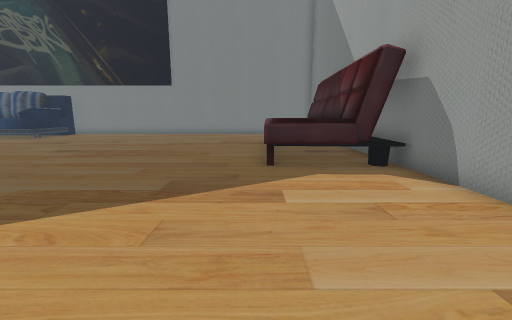
[1] (above)

21 first-person views from a walk through a scene from a Unity 3-D project. The camera is 1.4 m above the floor, tilts 10° down and sees 90° across. The floor is counted in squares, 1 m on a side. Each view is taken from the middle of a square. On the plan, view 1 faces up. The plan holds only what a view shows up to about 13 squares ahead; the rest is blank. Some surface patterns are stand-ins.

[2]
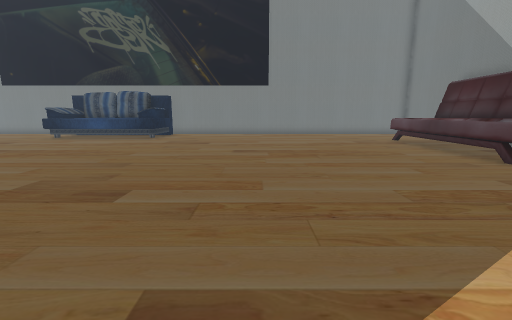

[3]
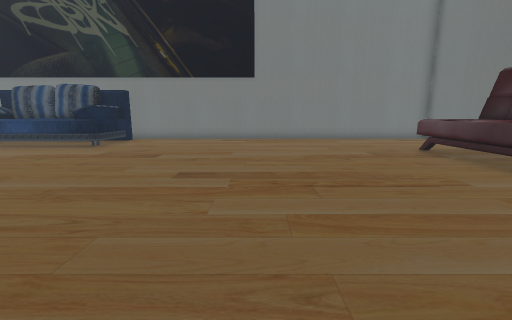

[4]
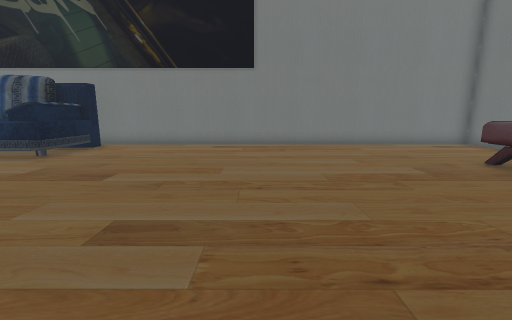

[5]
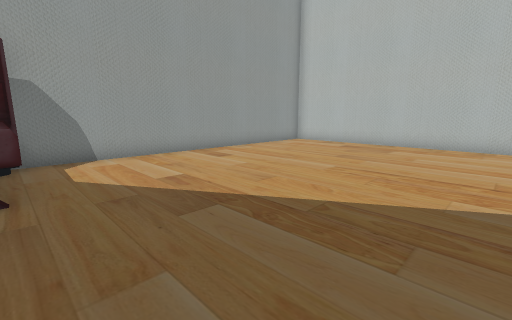

[6]
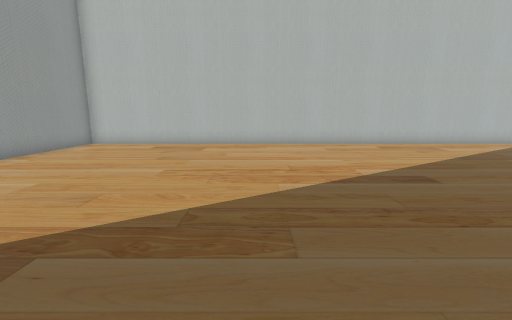

[7]
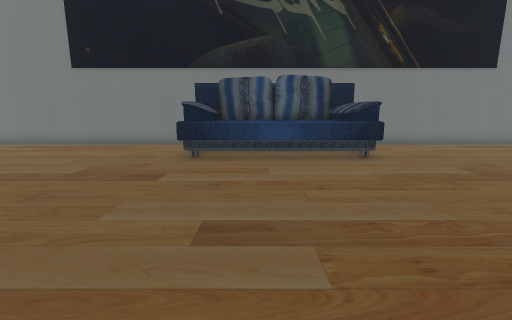

[8]
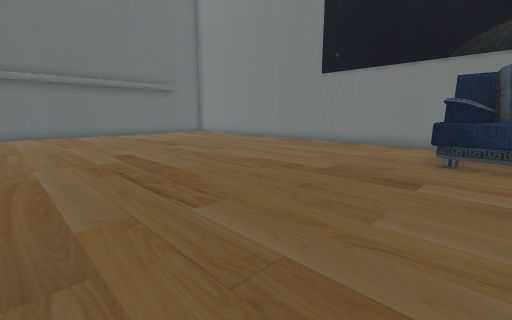

[9]
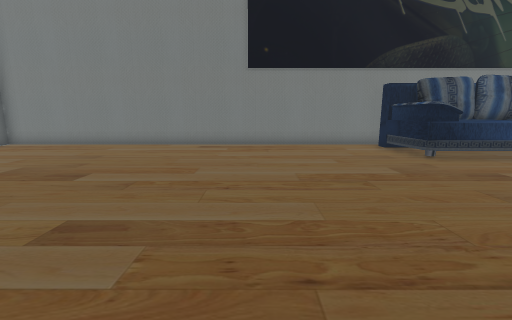

[10]
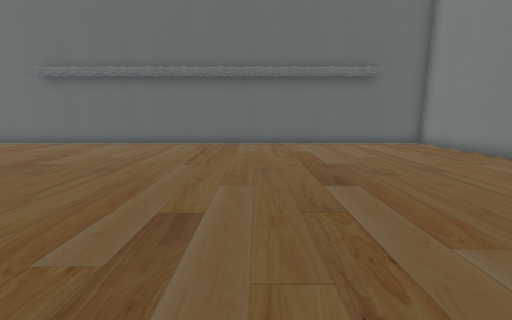

[11]
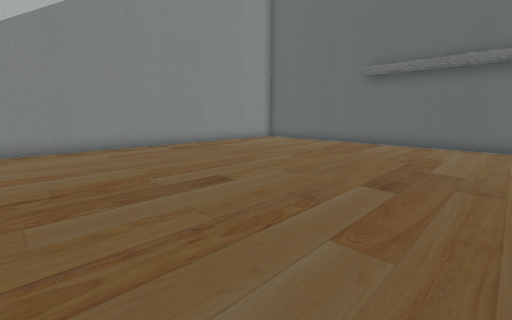

[12]
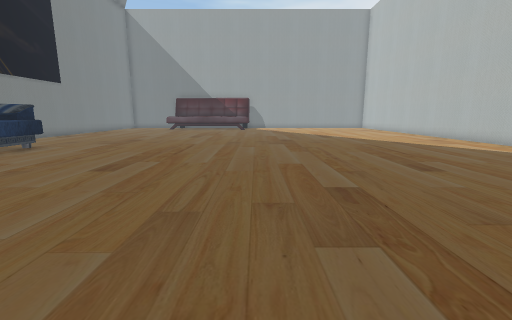

[13]
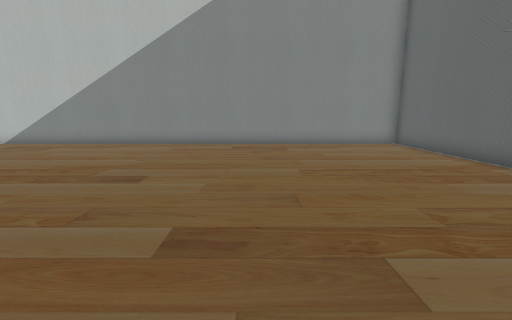

[14]
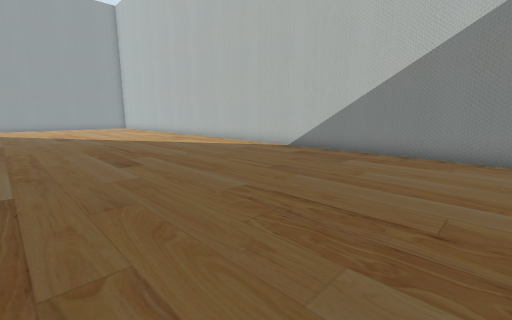

[15]
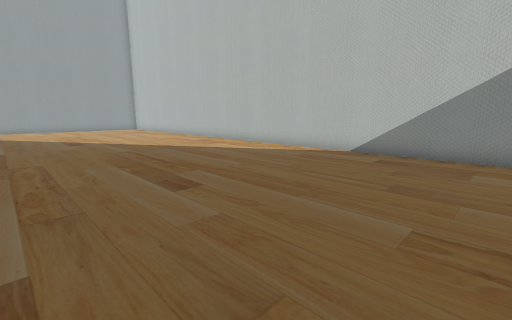

[16]
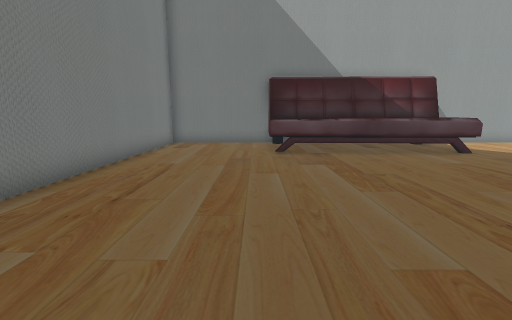

[17]
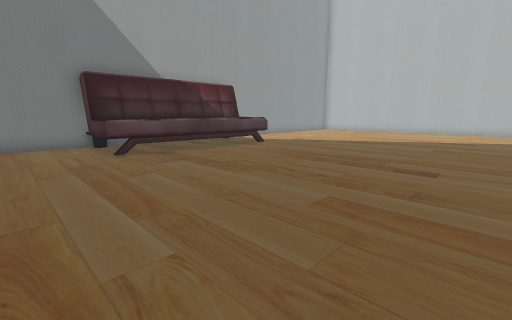

[18]
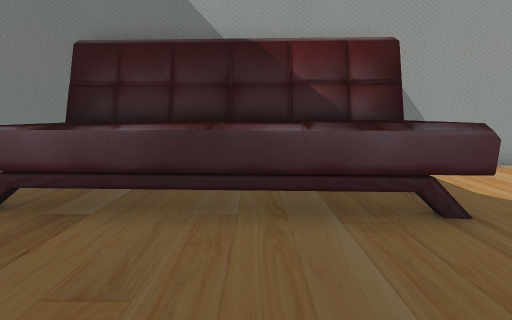

[19]
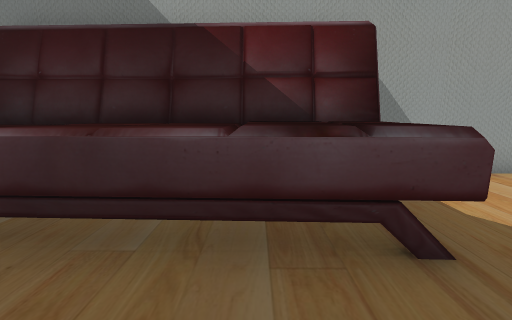

[20]
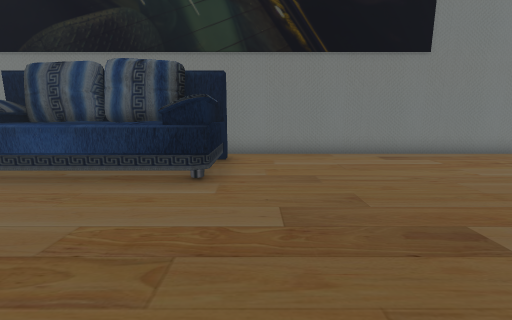

[21]
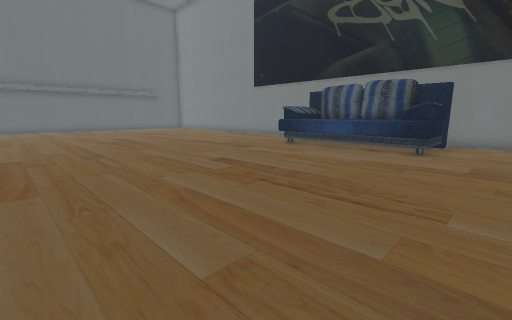

### Floor plan
Points are (right, up) in squares from view 1. A wall is a line through its corners. A room is listed if a view was taken in it or the views show most of it. See-through windows are left out.
Room 1 (views 1, 2, 3, 4, 5, 6, 7, 8, 9, 10, 11, 12, 13, 14, 15, 16, 17, 18, 19, 20, 21)
walls: (-19, 19.2) (-36.9, 19.2) (-36.9, -5.6) (4, -5.6) (4, 7.5); (4, 14.5) (4, 19.2) (-13.5, 19.2)
objects: other object (-19, 15) to (-13, 18); other object (0, 7) to (4, 14)

Positions as (right, up) in squares from view 1, and headings:
1: (0, 0), facing up
2: (-7, 0), facing up
3: (-6, 4), facing up
4: (-6, 7), facing up
5: (-5, 7), facing down-right
6: (-4, 7), facing down
7: (-17, 7), facing up
8: (-18, 7), facing up-left
9: (-25, 7), facing up
10: (-24, 11), facing left
11: (-24, 6), facing down-left
12: (-24, 6), facing right
13: (-30, 7), facing down
14: (-25, 4), facing down-right
15: (-22, 4), facing down-right
16: (-9, 15), facing right
17: (-9, 17), facing down-right
18: (-3, 10), facing right
19: (-2, 9), facing right
20: (-12, 10), facing up
21: (-11, 5), facing up-left
